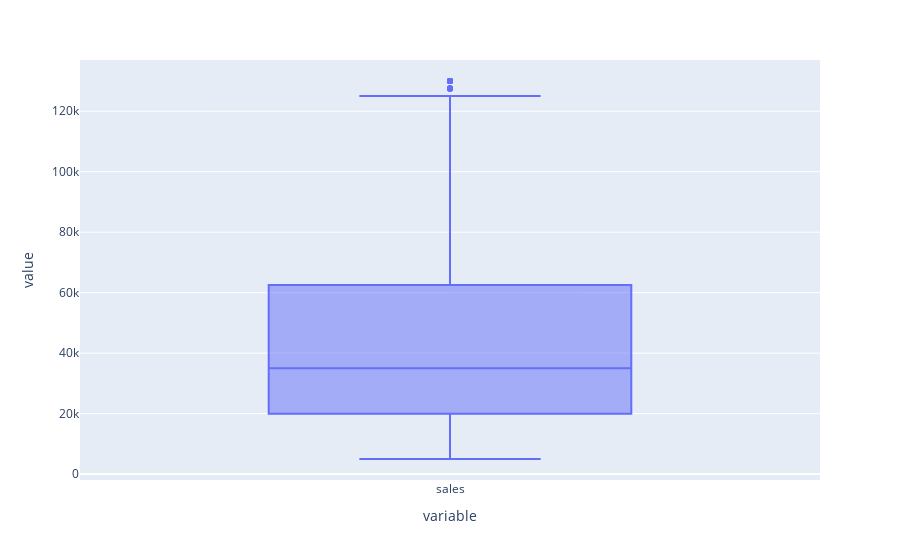

The code cell stored with this chart in its notebook:
### Markdown cell above
### Outliers in the Sales column ->

### Code cell
px.box(md['sales'])

### Figure 1 — Plotly figure (JSON) as saved in the notebook; plotly's stock layout.template omitted (floating-point values rounded to 4 significant figures; data arrays with more than 128 entries replaced by an {"elided": "..."} marker saying what was removed)
{"data": [{"alignmentgroup": "True", "hovertemplate": "variable=%{x}<br>value=%{y}<extra></extra>", "legendgroup": "", "marker": {"color": "#636efa"}, "name": "", "notched": false, "offsetgroup": "", "orientation": "v", "showlegend": false, "type": "box", "x": {"elided": "7428 str values"}, "x0": " ", "xaxis": "x", "y": {"elided": "7428 int values"}, "y0": " ", "yaxis": "y"}], "layout": {"autosize": true, "boxmode": "group", "legend": {"tracegroupgap": 0}, "margin": {"t": 60}, "xaxis": {"anchor": "y", "autorange": true, "domain": [0, 1], "range": [-0.5, 0.5], "title": {"text": "variable"}, "type": "category"}, "yaxis": {"anchor": "x", "autorange": true, "domain": [0, 1], "range": [-1944.0, 136900.0], "title": {"text": "value"}, "type": "linear"}}}
